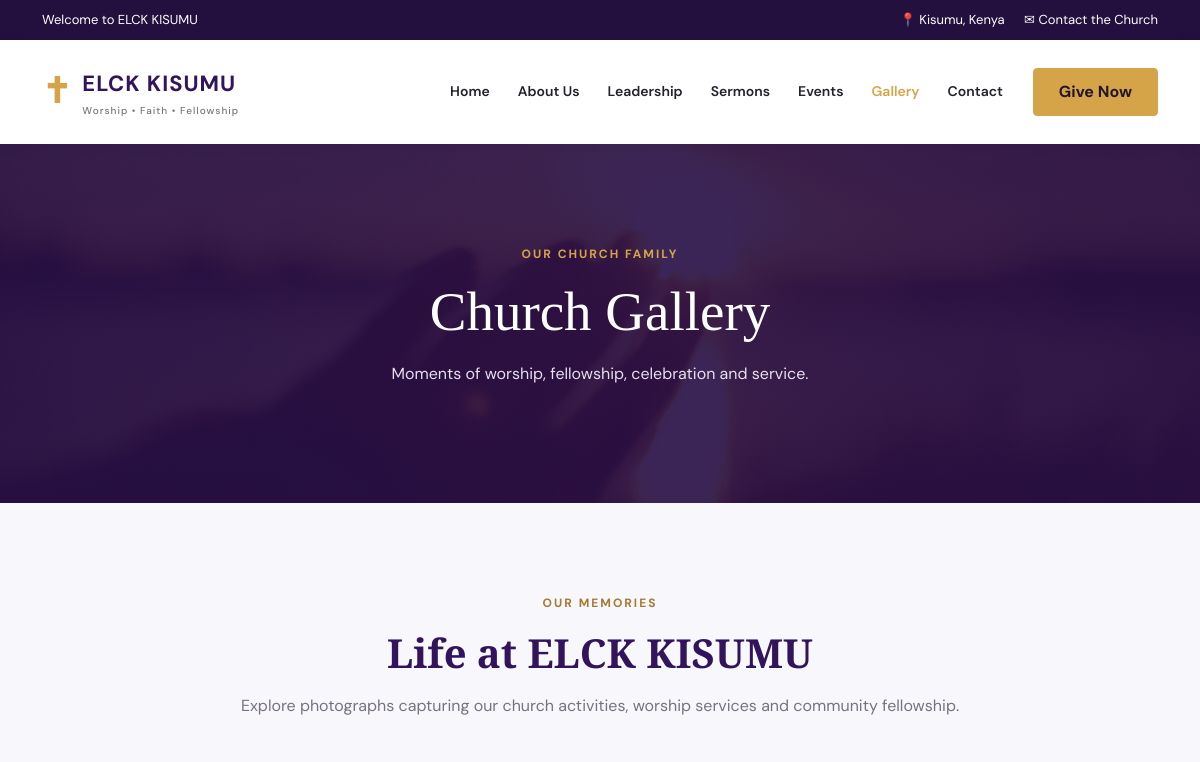
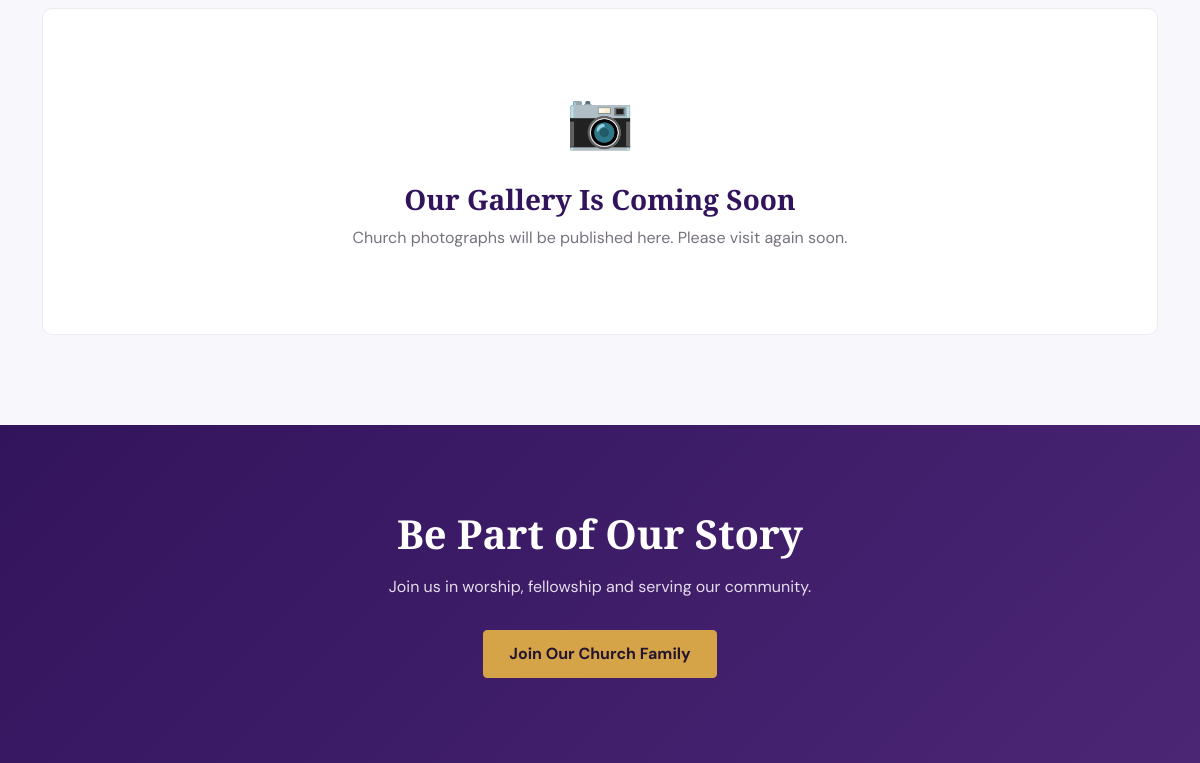
/gallery.php, run on an earlier commit of the app's database (2 pictures, top to bottom).
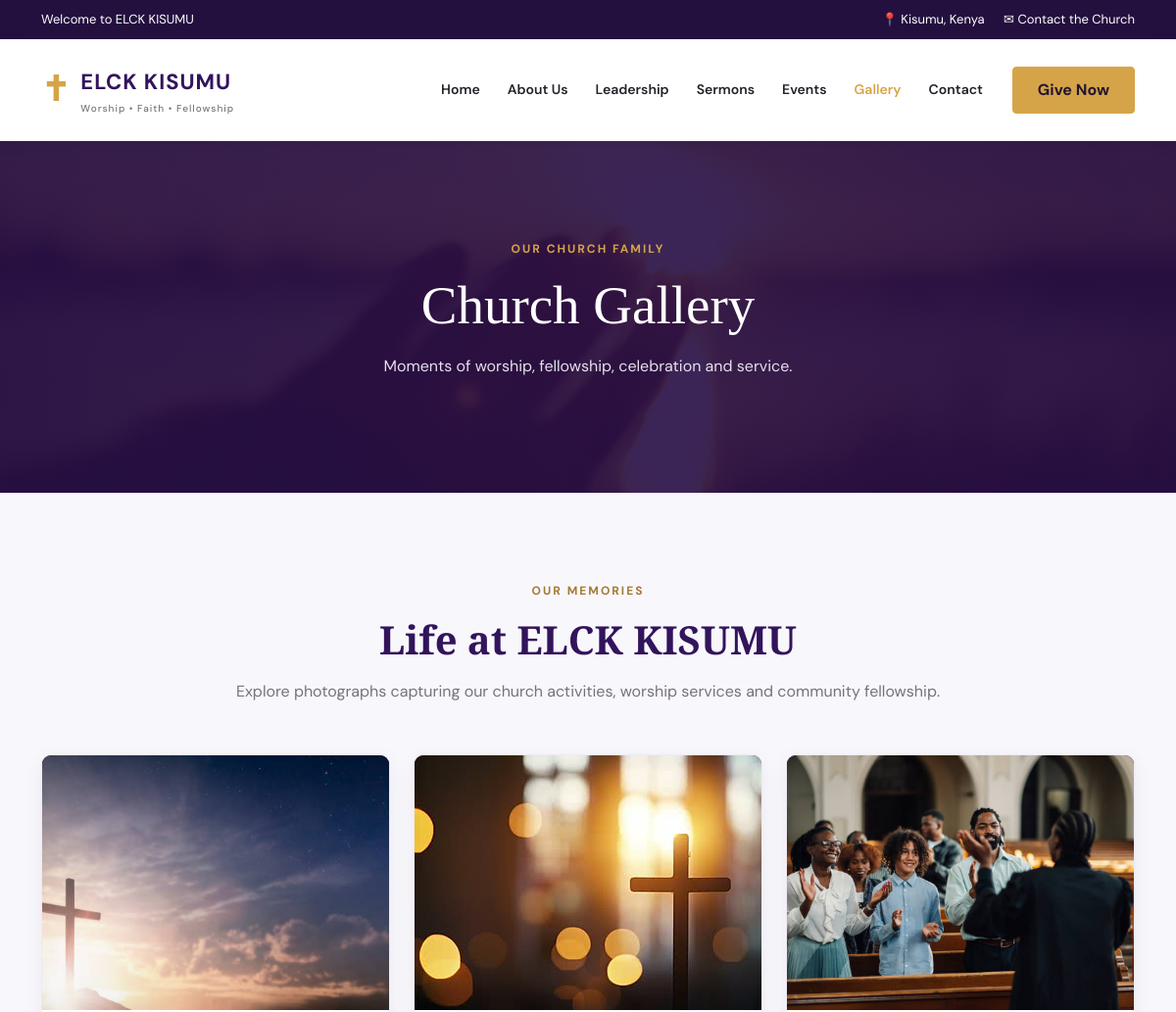
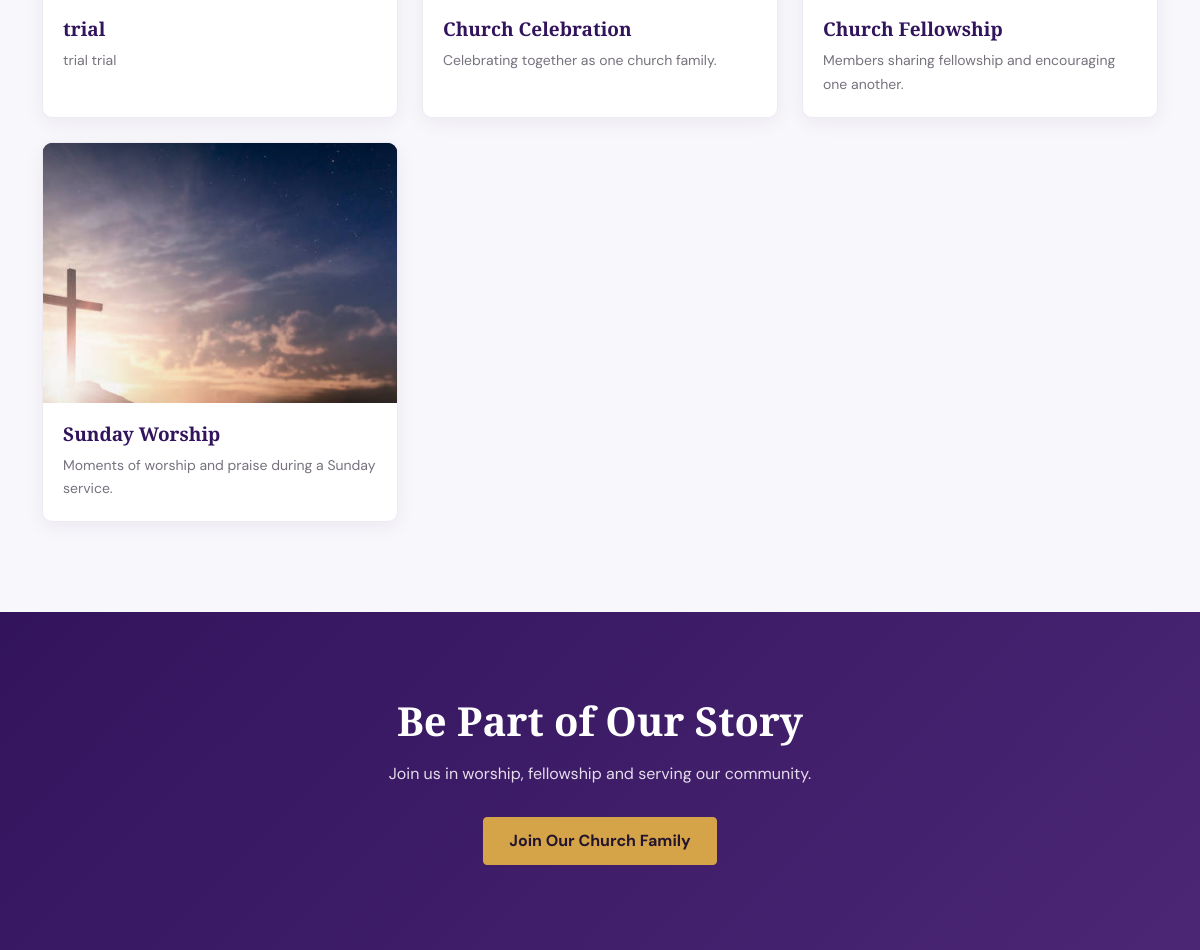
And on a later commit of the database (2 pictures, top to bottom).
### tables this page shows
CREATE TABLE `gallery` (
  `id` int(11) NOT NULL,
  `title` varchar(200) DEFAULT NULL,
  `image` varchar(255) NOT NULL,
  `description` text DEFAULT NULL,
  `created_at` timestamp NOT NULL DEFAULT current_timestamp()
);

### gallery.php (the view, shortened to what this page needs)
<?php
require_once 'config/database.php';
$stmt = $pdo->query("
    SELECT *
    FROM gallery
    ORDER BY created_at DESC, id DESC
");
$images = $stmt->fetchAll();
require_once 'includes/header.php';
?>
<section class="page-banner">
    <div class="container text-center">
        <span class="section-label light-label">OUR CHURCH FAMILY</span>
        <h1>Church Gallery</h1>
        <p>Moments of worship, fellowship, celebration and service.</p>
    </div>
</section>
<section class="gallery-page-section">
    <div class="container">
        <div class="section-heading text-center">
            <span class="section-label">OUR MEMORIES</span>
            <h2 class="section-title">Life at ELCK KISUMU</h2>
            <p>
                Explore photographs capturing our church activities,
                worship services and community fellowship.
            </p>
        </div>
        <?php if (!empty($images)): ?>
            <div class="row g-4">
                <?php foreach ($images as $image): ?>
                    <?php
                    $filename = basename($image['image']);
                    $imagePath = 'uploads/' . $filename;
                    ?>
                    <div class="col-lg-4 col-md-6">
                        <div class="gallery-card">
                            <button
                                type="button"
                                class="gallery-image-button"
                                data-bs-toggle="modal"
                                data-bs-target="#galleryModal"
                                data-image="<?= htmlspecialchars($imagePath) ?>"
                                data-title="<?= htmlspecialchars($image['title'] ?? 'ELCK KISUMU') ?>"
                                data-description="<?= htmlspecialchars($image['description'] ?? '') ?>"
                                aria-label="View <?= htmlspecialchars($image['title'] ?? 'gallery image') ?>"
                            >
                            </button>
                            <div class="gallery-caption">
                                <h3><?= htmlspecialchars($image['title'] ?? 'Church Moments') ?></h3>
                                <?php if (!empty($image['description'])): ?>
                                    <p><?= htmlspecialchars($image['description']) ?></p>
                                <?php endif; ?>
                            </div>
                        </div>
                    </div>
                <?php endforeach; ?>
            </div>
        <?php else: ?>
            <div class="gallery-empty">
                <div class="gallery-empty-icon">📷</div>
                <h3>Our Gallery Is Coming Soon</h3>
                <p>
                    Church photographs will be published here.
                    Please visit again soon.
                </p>
            </div>
        <?php endif; ?>
    </div>
</section>
<section class="gallery-cta">
    <div class="container text-center">
        <h2>Be Part of Our Story</h2>
        <p>
            Join us in worship, fellowship and serving our community.
        </p>
        <a href="membership.php" class="btn btn-gold">
            Join Our Church Family
        </a>
    </div>
</section>

What changed in the data, as far as the page shows it:
added gallery: title "trial", description "trial trial"
added gallery: title "Church Celebration", description "Celebrating together as one church family."
added gallery: title "Church Fellowship", description "Members sharing fellowship and encouraging one another."
added gallery: title "Sunday Worship", description "Moments of worship and praise during a Sunday service."
Also different on the page:
text no longer shown: "📷 Our Gallery Is Coming Soon Church photographs will be published here. Please visit again soon."
